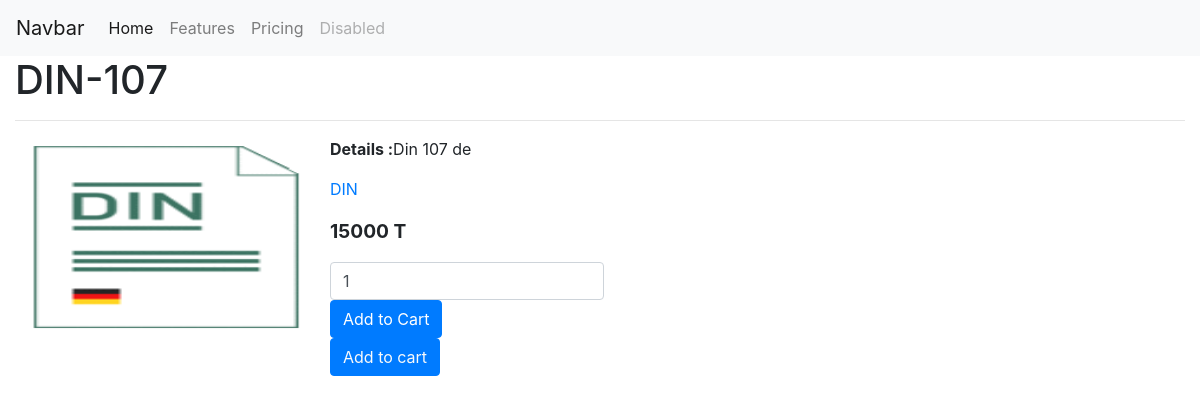
Page /2/din-107/ on the committed database.
### shop/models.py (models this page shows, shortened)
class Product(models.Model):
    category = models.ForeignKey(Category, related_name="products", on_delete=models.CASCADE)
    name = models.CharField(max_length=200, db_index=True)
    slug = models.SlugField(max_length=200, db_index=True)
    image = models.ImageField(upload_to='products/%Y/%m/%d', blank=True)
    description = models.TextField(blank=True)
    price = models.PositiveIntegerField()
    created = models.DateField(auto_now_add=True)
    updated = models.DateField(auto_now=True)
    def get_absolute_url(self):
        return reverse('shop:product_detail', args=[self.id, self.slug])
    class Meta:
        ordering = ('name',)
        index_together = (('id', 'slug'),)

class Category(models.Model):
    name = models.CharField(max_length=200,db_index=True)
    slug = models.SlugField(max_length=200,db_index=True)
    class Meta:
        ordering = ('name',)
        verbose_name = 'category'
        verbose_name_plural = "categories"
    def __str__(self):
        return self.name

### shop/views.py (the view)
# urls.py: path("<int:id>/<slug:slug>/", views.product_detail, name="product_detail")
def product_detail(request,id,slug):
    product = get_object_or_404(Product, id=id , slug=slug)
    context = {
        'product':product
    }
    return render(request, "shop/detail.html", context)

### templates/shop/detail.html (shortened to what this page needs)
{% extends "shop/base.html" %}
{% block content %}
    <div class="container-fluid">
        <h1>{{product.name}}</h1>
        <hr>
        <div class="row">
            <div class="col">
                <img src="{{product.image.url}}" width="300" height="200" alt="">
            </div>
            <div class="col">
                <div class="row">
                    <b>Details : </b>
                    <p>{{product.description}}</p>
                </div>
                <div class="row">
                    <p><a href="{{product.get_absolute_url}}">{{product.category}}</a></p>
                </div>
                <div class="row">
                    <p style="font-weight: bolder;font-size:larger;">{{product.price}} T</p>
                </div>
                 <div class="row">
                    <form class="form-inline">
                        <div class="form-group mr-lg-1">
                          <input type="number" class="form-control" id="productQuentity" min="1" aria-describedby="emailHelp" value="1">
                        </div>
                        <button type="submit" class="btn btn-primary">Add to Cart </button>
                      </form>
                </div>
                <div class="row">
                    <form action="{% url 'cart:add' product.id %}" method="POST">
                        <button type="submit" class="btn btn-primary text-light">Add to cart </button>
                    </form>
                </div>
            </div>
            <div class="col"></div>
            <div class="col"></div>
        </div>
    </div>
{% endblock content %}

### rows in the picture
Product: name "DIN-107", image (picture), description "Din 107 de", category "DIN", price "15000"
